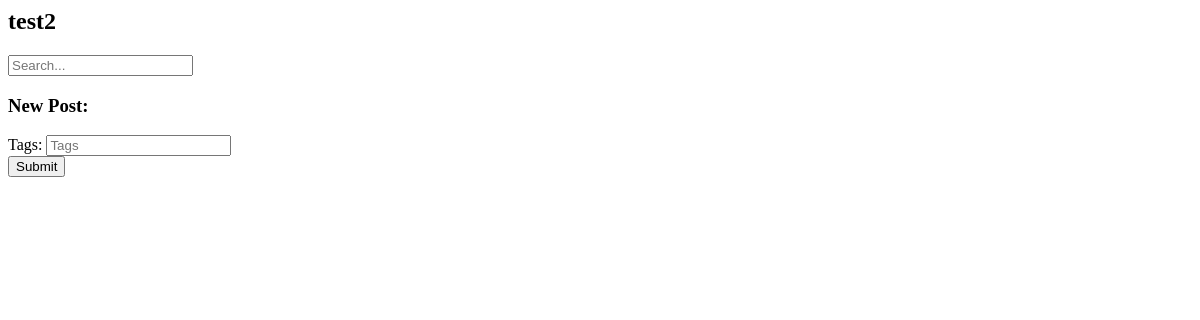
Before: /tag/test2/ with the older database file.
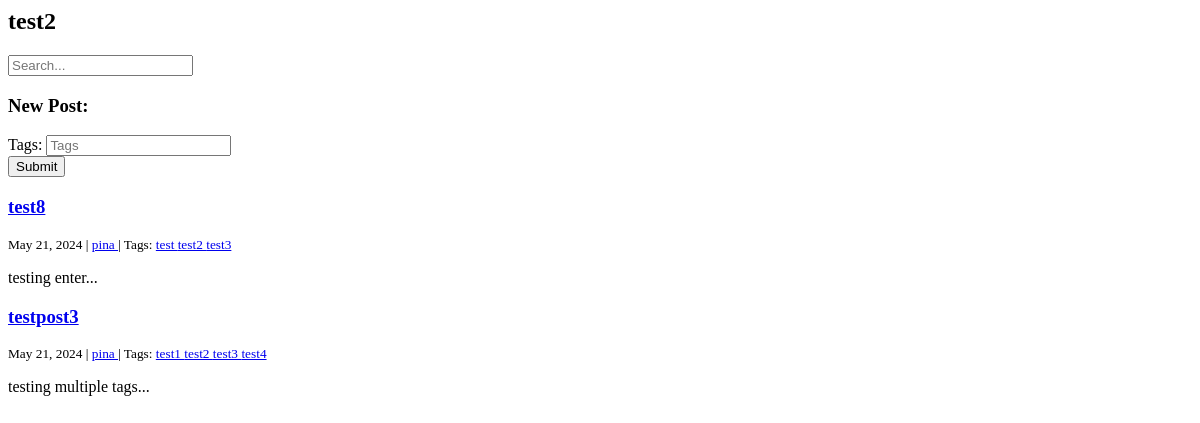
After: the same page with the newer database file.
### Main/models.py (models this page shows, shortened)
class Post(models.Model):
    accountname = models.ForeignKey(Account, on_delete=models.CASCADE, null=True, blank=True)
    post_title = models.CharField(max_length=128)
    post_community = models.CharField(max_length=128)
    post_body = models.TextField()
    created_on = models.DateTimeField(auto_now_add=True)
    last_modified = models.DateTimeField(auto_now=True)
    tags = models.ManyToManyField("Tag", related_name="posts")
    votes = GenericRelation(Activity)
    reported_count = models.PositiveIntegerField(default=0)

class Account(models.Model):
    user_owner = models.ForeignKey(User, on_delete=models.CASCADE)
    username = models.CharField(max_length=128, null=True, unique=True)
    password = models.CharField(max_length=64, default = 'password')
    email = models.CharField(max_length=128)
    account_name = models.CharField(max_length=128)
    account_bio = models.TextField()
    reported_count = models.PositiveIntegerField(default=0)

class Tag(models.Model):
    name = models.CharField(max_length=30)

### Main/views.py (the view)
# urls.py: path("tag/<tag>/", post_tag, name="post_tag"),
def post_tag(request, tag):
    posts = Post.objects.filter(
        tags__name__contains=tag
    ).order_by("-created_on")
    context = {
        "tag": tag,
        "posts": posts,
    }
    return render(request, "tag.html", context)

### templates/tag.html
{% extends "index.html" %}
{% block page_title %}
<h2>{{ tag }}</h2>
{% endblock page_title %}

### templates/index.html (shortened to what this page needs)
{% block page_title %}{% endblock page_title %}
<form action="{% url 'search_results'%}" method="get">
    <input name="q" type="text" placeholder="Search...">
</form>
{% block page_content %}
    {% block posts %}
        <h3>New Post:</h3>
        <form method="post">
            <div>
                <label for="tagInput">Tags:</label>
                <input type="text" name="tags" id="tagInput" placeholder="Tags" autocomplete="off">
            </div>
            <button type="submit" class="btn btn-primary">Submit</button>
        </form>
        {% for post in posts %}
            <h3><a href="{% url 'post_detail' post.pk 0 %}">{{ post.post_title }}</a></h3>
            <small>
                {{ post.created_on.date }} |
                {% if post.accountname %}
                    <a href="{% url 'user_account' post.accountname.pk %}">
                        {{ post.accountname.account_name }}
                    </a>
                {% else %}
                    <a href="{% url 'user_account' '0' %}">Superuser</a>
                {% endif %}
                | Tags:
                {% for tag in post.tags.all %}
                    <a href="{% url 'post_tag' tag.name %}">
                        {{ tag.name }}
                    </a>
                {% endfor %}
            </small>
            <p>{{ post.post_body | slice:":400" }}...</p>
        {% endfor %}
    {% endblock posts %}
{% endblock page_content %}

Changed rows visible on the page:
added Post: post_title "test8", created_on "May 21, 2024", accountname.account_name "pina", post_body "testing enter"
added Tag: name "test", shown under "test8"
added Tag: name "test2", shown under "test8"
added Tag: name "test3", shown under "test8"
added Post: post_title "testpost3", created_on "May 21, 2024", accountname.account_name "pina", post_body "testing multiple tags"
added Tag: name "test1", shown under "testpost3"
added Tag: name "test2", shown under "testpost3"
added Tag: name "test3", shown under "testpost3"
added Tag: name "test4", shown under "testpost3"
